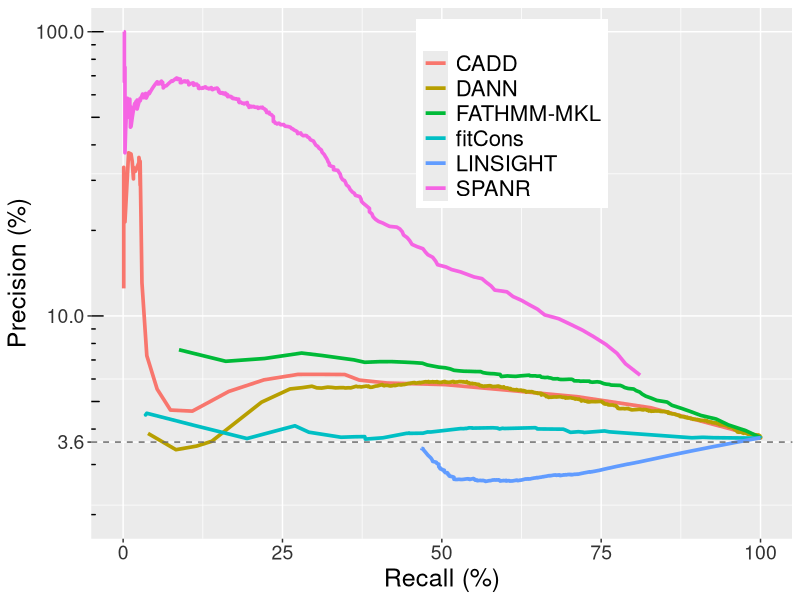
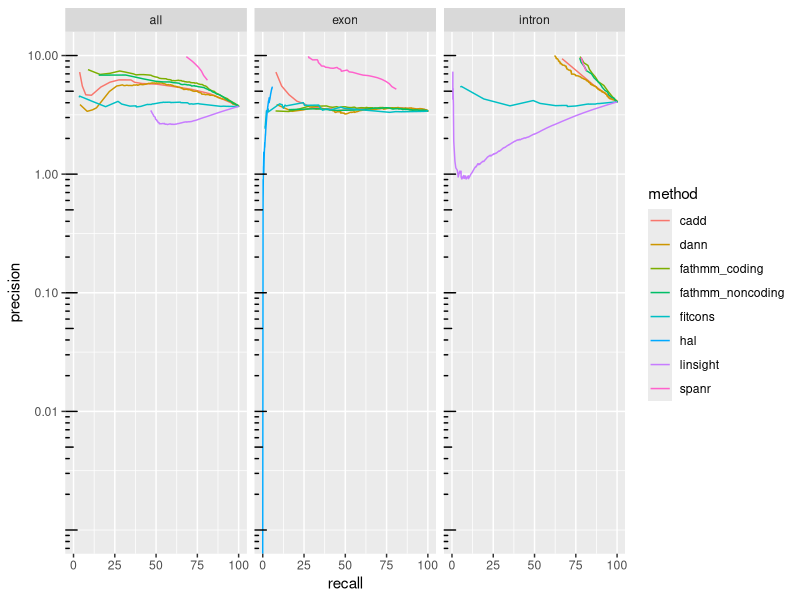
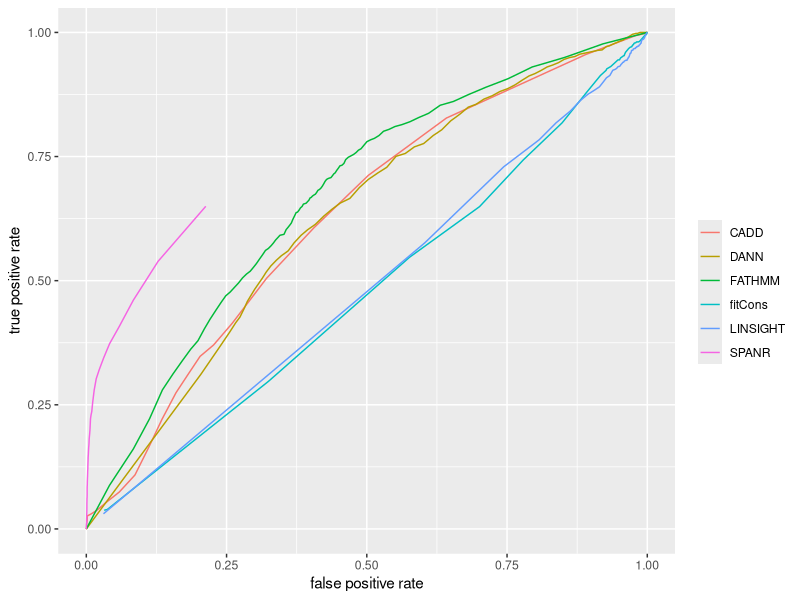
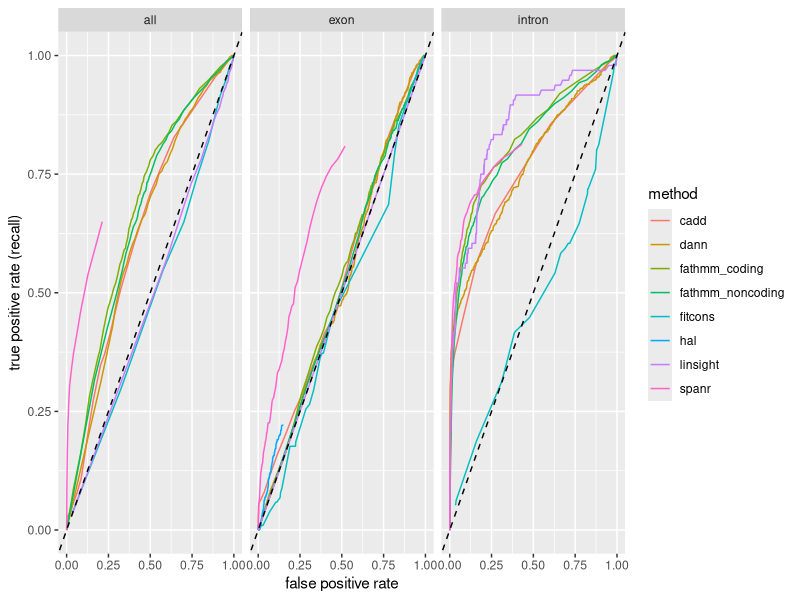
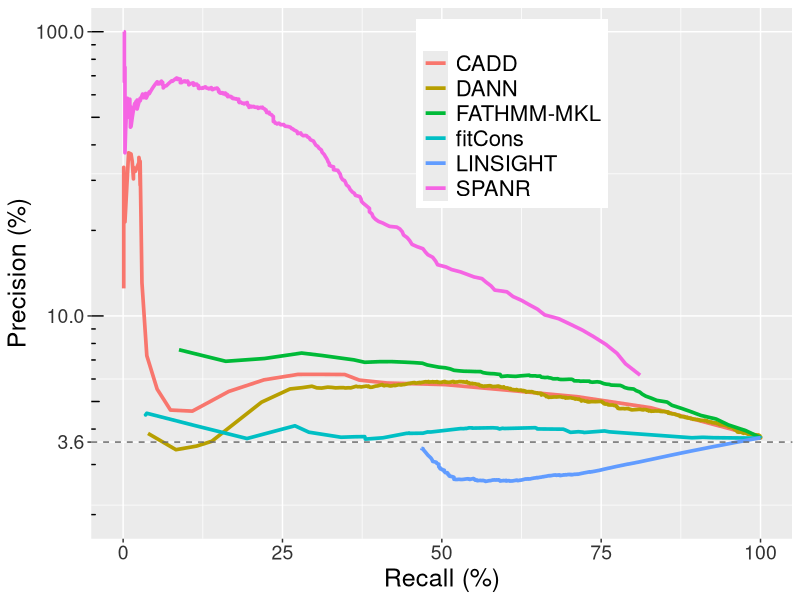

Reproduce these figures in R, in order.
load_pkgs <- function(pkgs){
    new_pkgs <- pkgs[!(pkgs %in% installed.packages()[, 'Package'])]
    if(length(new_pkgs)) install.packages(new_pkgs)
    for(pkg in pkgs){
        suppressWarnings(suppressMessages(library(pkg, character.only = T)))
    }
}

pkgs <- c('dplyr', 'tidyr', 'ggplot2', 'cowplot', 'grid')
load_pkgs(pkgs)

options(stringsAsFactors = F, warn = -1, warnings = -1)

plot_format <- '.png'

###############################################################################
# precision-recall curves
###############################################################################
pr_curve_all <- read.table('../../processed_data/exac/exac_models_pr_curves_all.txt', 
                           sep = '\t', header = T) %>% 
    filter(method != 'hal') %>% # only scores exonic variants
    mutate(type = 'all')

pr_curve_exon <- read.table('../../processed_data/exac/exac_models_pr_curves_exon.txt', 
                            sep = '\t', header = T) %>% 
    mutate(type = 'exon')

pr_curve_intron <- read.table('../../processed_data/exac/exac_models_pr_curves_intron.txt', 
                              sep = '\t', header = T) %>% 
    mutate(type = 'intron')

pr_curve_info <- bind_rows(pr_curve_all, pr_curve_exon) %>% 
    bind_rows(pr_curve_intron)

# all variants
pr_curve_all %>% 
    filter(method != 'fathmm_noncoding') %>% # pick one FATHMM score method
    mutate(method = factor(method, labels = c('CADD', 'DANN', 'FATHMM-MKL', 'fitCons', 
                                              'LINSIGHT', 'SPANR'))) %>% 
    ggplot(aes(recall, precision)) + 
    geom_line(aes(color = method), size = 1.25) + 
    # scale_y_log10() +
    scale_y_log10(breaks = c(3.6, 10, 100), limits = c(2,100)) +
    annotation_logticks(sides = 'l') +
    labs(x = 'Recall (%)', y = 'Precision (%)', color = '') +
    theme(legend.position = c(0.60, 0.80),
          legend.key = element_rect(size = 5),
          legend.key.size = unit(1.25, 'lines'),
          legend.text = element_text(size = 16), 
          axis.title = element_text(size = 18),
          axis.text = element_text(size = 14, color = 'grey20')) +
    geom_hline(yintercept = 3.6, linetype = 'dashed', color = 'grey40') 

ggsave(paste0('../../figs/exac/exac_fig4E_exac_pr_curves', '.tiff'), 
       height = 4, width = 6, units = 'in', dpi = 600)

# split by intron/exon
ggplot(pr_curve_info, aes(recall, precision)) + geom_line(aes(color = method)) +
    scale_y_log10(breaks = c(0.01, 0.1, 1, 10, 100), limits = c(0.001, 10)) + 
    annotation_logticks(sides = 'l') +
    facet_grid(~ type)

###############################################################################
# ROC curves
###############################################################################
roc_curve_all <- read.table('../../processed_data/exac/exac_models_roc_curves_all.txt', 
                            sep = '\t', header = T) %>% 
    filter(method != 'hal') %>% 
    mutate(type = 'all')

roc_curve_exon <- read.table('../../processed_data/exac/exac_models_roc_curves_exon.txt', 
                             sep = '\t', header = T) %>% 
    mutate(type = 'exon')

roc_curve_intron <- read.table('../../processed_data/exac/exac_models_roc_curves_intron.txt', 
                               sep = '\t', header = T) %>% 
    mutate(type = 'intron')

roc_curve_info <- bind_rows(roc_curve_all, roc_curve_exon) %>% 
    bind_rows(roc_curve_intron)


roc_curve_all %>% 
    filter(method != 'fathmm_noncoding') %>% # pick one FATHMM score method
    mutate(method = factor(method, labels = c('CADD', 'DANN', 'FATHMM', 'fitCons', 
                                              'LINSIGHT', 'SPANR'))) %>% 
    ggplot(aes(false_positive_rate, true_positive_rate)) + 
    geom_line(aes(color = method)) + 
    labs(color = '', x = 'false positive rate', y = 'true positive rate')

# split by intron/exon
ggplot(roc_curve_info, aes(false_positive_rate, true_positive_rate)) + 
    geom_line(aes(color = method)) +
    geom_abline(intercept = 0, linetype = 'dashed') +
    facet_grid(~type) +
    labs(x = 'false positive rate', y = 'true positive rate (recall)')
